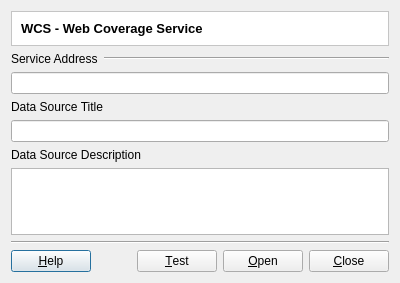
<?xml version="1.0" encoding="UTF-8"?>
<ui version="4.0">
 <class>WCSConnectorDialogForm2</class>
 <widget class="QDialog" name="WCSConnectorDialogForm2">
  <property name="geometry">
   <rect>
    <x>0</x>
    <y>0</y>
    <width>400</width>
    <height>283</height>
   </rect>
  </property>
  <property name="windowTitle">
   <string>WCS Connector</string>
  </property>
  <layout class="QVBoxLayout" name="verticalLayout" stretch="0,0,0,0,0,0,0,0,0">
   <item>
    <widget class="QFrame" name="frame_2">
     <property name="styleSheet">
      <string notr="true">QWidget { background: white }</string>
     </property>
     <property name="frameShape">
      <enum>QFrame::StyledPanel</enum>
     </property>
     <property name="frameShadow">
      <enum>QFrame::Sunken</enum>
     </property>
     <layout class="QVBoxLayout" name="verticalLayout_5">
      <item>
       <widget class="QLabel" name="m_datasourceTypeTitleLabel">
        <property name="font">
         <font>
          <pointsize>10</pointsize>
          <weight>75</weight>
          <bold>true</bold>
         </font>
        </property>
        <property name="text">
         <string>WCS - Web Coverage Service</string>
        </property>
       </widget>
      </item>
     </layout>
    </widget>
   </item>
   <item>
    <layout class="QHBoxLayout" name="horizontalLayout" stretch="0,1">
     <item>
      <widget class="QLabel" name="label">
       <property name="text">
        <string>Service Address</string>
       </property>
      </widget>
     </item>
     <item>
      <widget class="Line" name="line">
       <property name="orientation">
        <enum>Qt::Horizontal</enum>
       </property>
      </widget>
     </item>
    </layout>
   </item>
   <item>
    <widget class="QLineEdit" name="m_serverLineEdit"/>
   </item>
   <item>
    <widget class="QLabel" name="label_2">
     <property name="text">
      <string>Data Source Title</string>
     </property>
    </widget>
   </item>
   <item>
    <widget class="QLineEdit" name="m_datasourceTitleLineEdit"/>
   </item>
   <item>
    <widget class="QLabel" name="label_3">
     <property name="text">
      <string>Data Source Description</string>
     </property>
    </widget>
   </item>
   <item>
    <widget class="QTextEdit" name="m_datasourceDescriptionTextEdit">
     <property name="sizePolicy">
      <sizepolicy hsizetype="Expanding" vsizetype="Minimum">
       <horstretch>0</horstretch>
       <verstretch>0</verstretch>
      </sizepolicy>
     </property>
     <property name="minimumSize">
      <size>
       <width>0</width>
       <height>40</height>
      </size>
     </property>
     <property name="toolTip">
      <string>A more detailed description about the data source</string>
     </property>
    </widget>
   </item>
   <item>
    <widget class="Line" name="line_2">
     <property name="orientation">
      <enum>Qt::Horizontal</enum>
     </property>
    </widget>
   </item>
   <item>
    <layout class="QHBoxLayout" name="horizontalLayout_4" stretch="0,1,0">
     <item>
      <widget class="QPushButton" name="m_helpPushButton">
       <property name="text">
        <string>&amp;Help</string>
       </property>
      </widget>
     </item>
     <item>
      <spacer name="horizontalSpacer">
       <property name="orientation">
        <enum>Qt::Horizontal</enum>
       </property>
       <property name="sizeHint" stdset="0">
        <size>
         <width>40</width>
         <height>20</height>
        </size>
       </property>
      </spacer>
     </item>
     <item>
      <layout class="QHBoxLayout" name="horizontalLayout_3">
       <item>
        <widget class="QPushButton" name="m_testPushButton">
         <property name="text">
          <string>&amp;Test</string>
         </property>
        </widget>
       </item>
       <item>
        <widget class="QPushButton" name="m_openPushButton">
         <property name="text">
          <string>&amp;Open</string>
         </property>
        </widget>
       </item>
       <item>
        <widget class="QPushButton" name="m_closePushButton">
         <property name="text">
          <string>&amp;Close</string>
         </property>
        </widget>
       </item>
      </layout>
     </item>
    </layout>
   </item>
  </layout>
 </widget>
 <tabstops>
  <tabstop>m_serverLineEdit</tabstop>
  <tabstop>m_datasourceTitleLineEdit</tabstop>
  <tabstop>m_datasourceDescriptionTextEdit</tabstop>
  <tabstop>m_openPushButton</tabstop>
  <tabstop>m_closePushButton</tabstop>
  <tabstop>m_testPushButton</tabstop>
  <tabstop>m_helpPushButton</tabstop>
 </tabstops>
 <resources/>
 <connections>
  <connection>
   <sender>m_closePushButton</sender>
   <signal>pressed()</signal>
   <receiver>WCSConnectorDialogForm2</receiver>
   <slot>reject()</slot>
   <hints>
    <hint type="sourcelabel">
     <x>360</x>
     <y>225</y>
    </hint>
    <hint type="destinationlabel">
     <x>121</x>
     <y>223</y>
    </hint>
   </hints>
  </connection>
 </connections>
</ui>
